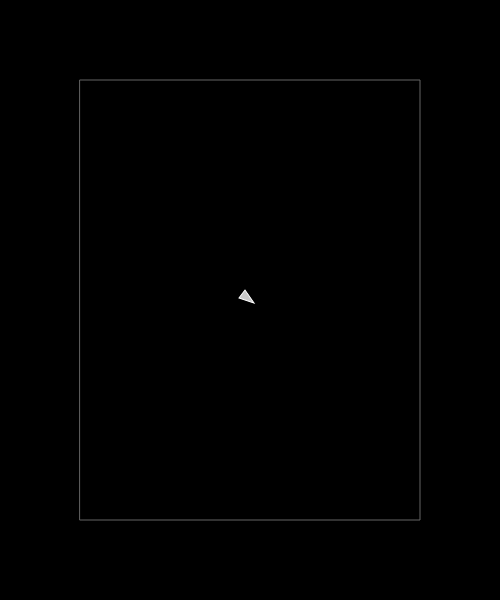
Frame 1 (no input)
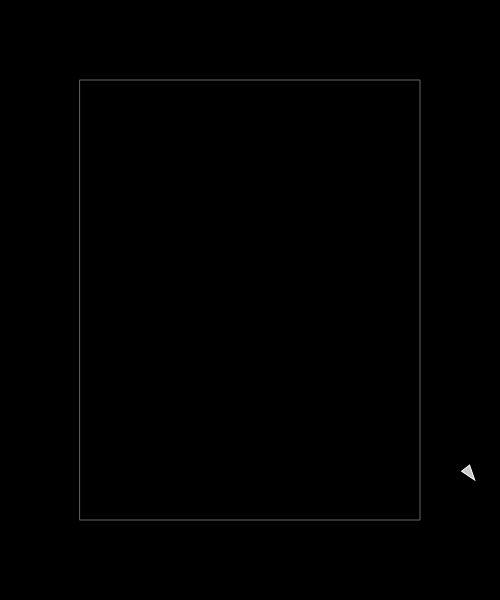
Frame 60 (no input)
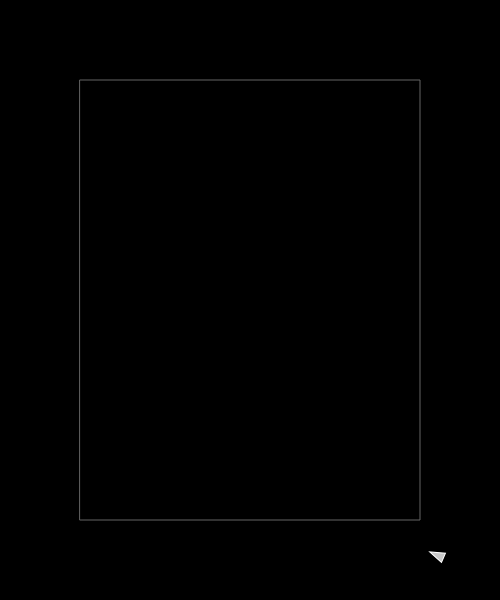
Frame 120 (the mouse pressed at the canvas centre since frame 60)

The p5.js sketch that drew these frames (run headless with seeded random() and noise() and a simulated clock; from frame 60 on, the mouse is pressed at the canvas centre):

// p5.js sketch
// ── sketch.js
let v;
let MARGIN = 80;

function setup() {
  createCanvas(500, 600);
  v = new Vehicle(width / 2, height / 2);
}

function draw() {
  background(0);
  
  // wall
  noFill();
  stroke(100);
  rect(MARGIN, MARGIN, width - MARGIN * 2, height - MARGIN * 2);
  
  // vehicle
  v.update();
  v.checkWalls();
  v.display();
}
// ── Vehicle.js
"use strict";

class Vehicle {
  constructor(x, y) {
    this.pos = createVector(x, y);
    this.vel = createVector(4,3);
    this.acc = createVector();
    this.angle = 0;

    this.maxSpeed = 5;
    this.maxForce = 0.1;
  }
  update() {
    this.vel.add(this.acc);
    this.pos.add(this.vel);
    this.acc.mult(0);
    this.angle = this.vel.heading();
  }
  seek(target) {
    let desired = p5.Vector.sub(target.pos, this.pos);
    desired.normalize();
    desired.mult(this.maxSpeed);

    let steer = p5.Vector.sub(desired, this.vel);
    steer.limit(this.maxForce);
    this.applyForce(steer);
  }
  checkWalls() {
    // x
    if (this.pos.x < MARGIN) {
      let desired = createVector(this.maxSpeed, this.vel.y);
      let steer = p5.Vector.sub(desired, this.vel);
      steer.limit(this.maxForce);
      this.applyForce(steer);
    } else if (this.pos.x > width - MARGIN) {
      let desired = createVector(-this.maxSpeed, this.vel.y);
      let steer = p5.Vector.sub(desired, this.vel);
      steer.limit(this.maxForce);
      this.applyForce(steer);
    }
    // y
    if (this.pos.y < MARGIN) {
      let desired = createVector(this.vel.x, this.maxSpeed);
      let steer = p5.Vector.sub(desired, this.vel);
      steer.limit(this.maxForce);
      this.applyForce(steer);
    } else if (this.pos.y > height - MARGIN) {
      let desired = createVector(this.vel.x, -this.maxSpeed);
      let steer = p5.Vector.sub(desired, this.vel);
      steer.limit(this.maxForce);
      this.applyForce(steer);
    }
  }
  checkEdges() {
    if (this.pos.x < 0) {
      this.pos.x = width;
    } else if (this.pos.x > width) {
      this.pos.x = 0;
    }
    if (this.pos.y < 0) {
      this.pos.y = height;
    } else if (this.pos.y > height) {
      this.pos.y = 0;
    }
  }
  applyForce(force) {
    this.acc.add(force);
  }
  display() {
    push();
    translate(this.pos.x, this.pos.y);
    rotate(this.angle);

    stroke(255);
    fill(200);
    triangle(0, 0, -15, -5, -15, 5);

    pop();
  }
}
